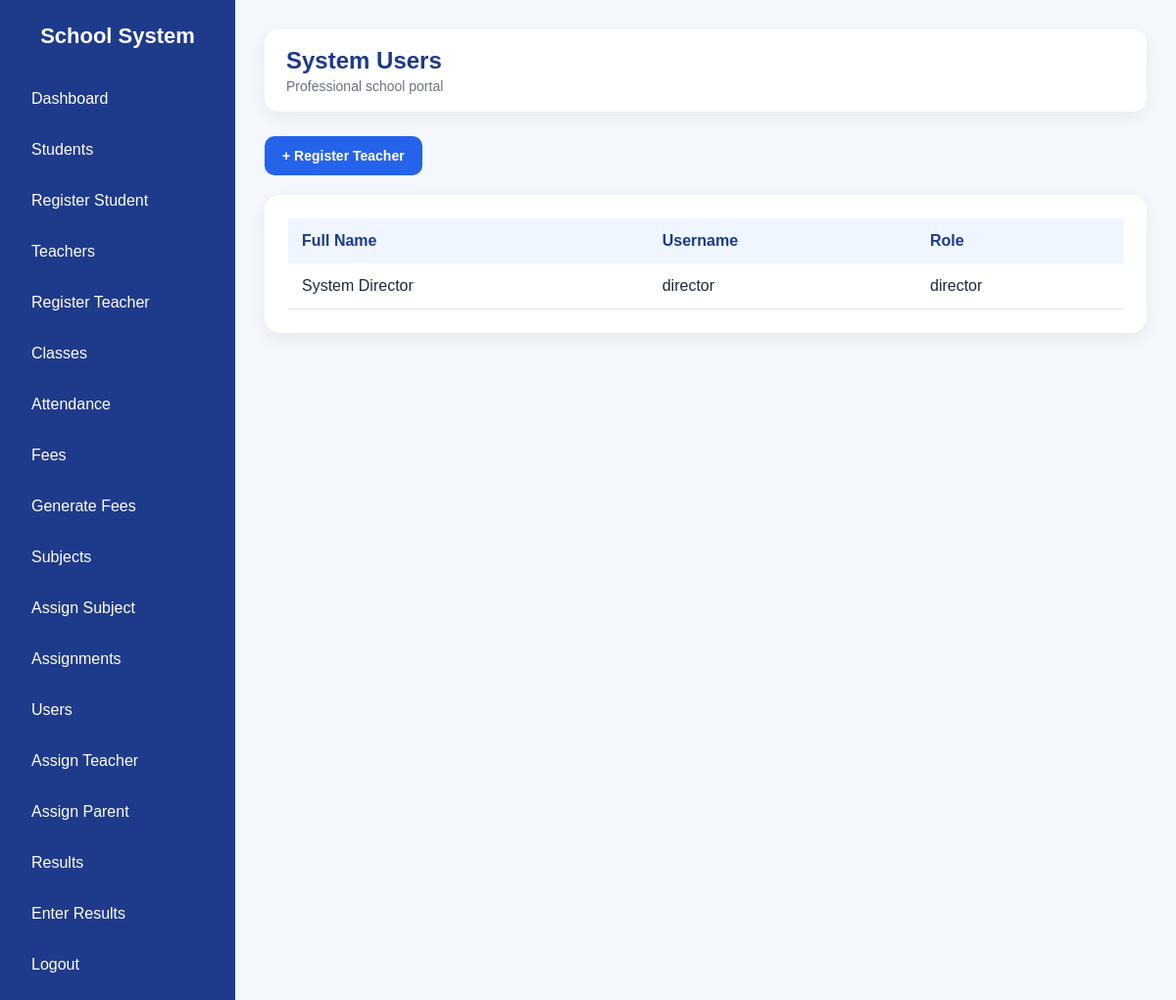
The app's page /users (signed in) with its own data.
### tables this page shows
CREATE TABLE users (
    id INTEGER PRIMARY KEY AUTOINCREMENT,
    full_name TEXT NOT NULL,
    username TEXT UNIQUE NOT NULL,
    password TEXT,
    role TEXT NOT NULL,
    setup_code TEXT,
    must_set_password INTEGER DEFAULT 1
);

### app.py (the view)
@app.route("/users")
@login_required
@roles_required("director", "admin")
def users():
    conn = get_db()
    cursor = conn.cursor()
    user_records = cursor.execute("""
        SELECT id, full_name, username, role
        FROM users
        ORDER BY id DESC
    """).fetchall()
    conn.close()
    return render_template("users.html", user_records=user_records)

### app.py (called while the page is built)
def get_db():
    conn = sqlite3.connect("school.db")
    conn.row_factory = sqlite3.Row
    return conn

def login_required(f):
    @wraps(f)
    def decorated_function(*args, **kwargs):
        if "user_id" not in session:
            flash("Please log in first.", "success")
            return redirect(url_for("login"))
        return f(*args, **kwargs)
    return decorated_function

def roles_required(*allowed_roles):
    def decorator(f):
        @wraps(f)
        def decorated_function(*args, **kwargs):
            if "role" not in session:
                flash("Please log in first.", "success")
                return redirect(url_for("login"))
            if session["role"] not in allowed_roles:
                flash("You do not have permission to view that page.", "success")
                return redirect(url_for("dashboard"))
            return f(*args, **kwargs)
        return decorated_function
    return decorator

### templates/users.html (shortened to what this page needs)
{% extends "base.html" %}
{% block page_title %}System Users{% endblock %}
{% block content %}
<div style="margin-bottom:20px; display:flex; gap:10px; flex-wrap:wrap;">
    <a href="/register_teacher" class="btn">+ Register Teacher</a>
</div>
<div class="content-card">
    {% if user_records %}
    <table>
        <thead>
            <tr>
                <th>Full Name</th>
                <th>Username</th>
                <th>Role</th>
            </tr>
        </thead>
        <tbody>
            {% for user in user_records %}
            <tr>
                <td>{{ user.full_name }}</td>
                <td>{{ user.username }}</td>
                <td>{{ user.role }}</td>
            </tr>
            {% endfor %}
        </tbody>
    </table>
    {% else %}
    <div class="empty-box">No users found.</div>
    {% endif %}
</div>
{% endblock %}

### templates/base.html (style rules this page uses)
* { box-sizing: border-box; }
body { margin: 0; font-family: Arial, sans-serif; background: #f4f7fb; color: #1f2937; }
.content-card { background: white; border-radius: 16px; box-shadow: 0 6px 18px rgba(0,0,0,0.06); padding: 24px; }
.btn { display: inline-block; background: #2563eb; color: white; text-decoration: none; padding: 12px 18px; border-radius: 10px; border: none; cursor: pointer; font-size: 14px; font-weight: bold; }
table { width: 100%; border-collapse: collapse; }
th { background: #eff6ff; color: #1e3a8a; text-align: left; padding: 14px; }
td { padding: 14px; border-bottom: 1px solid #e5e7eb; }

### records on screen
users: full_name "System Director", username "director", role "director"
